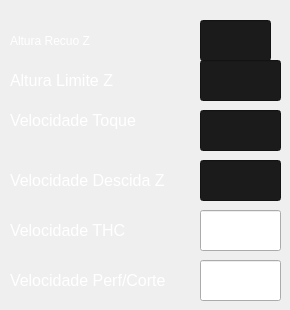
     <widget class="QWidget" name="tab_3">
      <attribute name="title">
       <string>Ajustes (mm)</string>
      </attribute>
      <widget class="QHmiEdit" name="qHmiEdit_8">
       <property name="geometry">
        <rect>
         <x>200</x>
         <y>110</y>
         <width>81</width>
         <height>41</height>
        </rect>
       </property>
       <property name="font">
        <font>
         <pointsize>11</pointsize>
        </font>
       </property>
       <property name="styleSheet">
        <string notr="true">background-color: rgb(27, 27, 27);</string>
       </property>
       <property name="alignment">
        <set>Qt::AlignCenter</set>
       </property>
       <property name="fieldName">
        <cstring>RES1__POU_THC_PLS_M3.VEL_TOQUE_CHAPA</cstring>
       </property>
       <property name="PasswordLevel" stdset="0">
        <number>0</number>
       </property>
       <property name="Hide" stdset="0">
        <bool>true</bool>
       </property>
       <property name="Min value" stdset="0">
        <cstring>3</cstring>
       </property>
       <property name="Max value" stdset="0">
        <cstring>300</cstring>
       </property>
      </widget>
      <widget class="QHmiEdit" name="qHmiEdit_9">
       <property name="geometry">
        <rect>
         <x>200</x>
         <y>60</y>
         <width>81</width>
         <height>41</height>
        </rect>
       </property>
       <property name="font">
        <font>
         <pointsize>11</pointsize>
        </font>
       </property>
       <property name="styleSheet">
        <string notr="true">background-color: rgb(27, 27, 27);
color: rgb(255, 255, 255);</string>
       </property>
       <property name="maxLength">
        <number>1000</number>
       </property>
       <property name="alignment">
        <set>Qt::AlignCenter</set>
       </property>
       <property name="fieldName">
        <cstring>RES1__POU_THC_PLS_M3.ALTURA_REDUCAO_Z</cstring>
       </property>
       <property name="PasswordLevel" stdset="0">
        <number>0</number>
       </property>
       <property name="Hide" stdset="0">
        <bool>true</bool>
       </property>
       <property name="Min value" stdset="0">
        <cstring>CONF1_G_R_MAX_NEGATIVO_Z</cstring>
       </property>
       <property name="Max value" stdset="0">
        <cstring>CONF1_G_R_MAX_POSITIVO_Z</cstring>
       </property>
      </widget>
      <widget class="QHmiEdit" name="qHmiEdit_10">
       <property name="geometry">
        <rect>
         <x>200</x>
         <y>160</y>
         <width>81</width>
         <height>41</height>
        </rect>
       </property>
       <property name="font">
        <font>
         <pointsize>11</pointsize>
        </font>
       </property>
       <property name="styleSheet">
        <string notr="true">background-color: rgb(27, 27, 27);</string>
       </property>
       <property name="alignment">
        <set>Qt::AlignCenter</set>
       </property>
       <property name="fieldName">
        <cstring>RES1__POU_THC_PLS_M3.VEL_DESCIDA_Z</cstring>
       </property>
       <property name="PasswordLevel" stdset="0">
        <number>0</number>
       </property>
       <property name="Hide" stdset="0">
        <bool>true</bool>
       </property>
       <property name="Min value" stdset="0">
        <cstring>3</cstring>
       </property>
       <property name="Max value" stdset="0">
        <cstring>1500</cstring>
       </property>
      </widget>
      <widget class="QLabel" name="label_25">
       <property name="geometry">
        <rect>
         <x>10</x>
         <y>70</y>
         <width>141</width>
         <height>21</height>
        </rect>
       </property>
       <property name="font">
        <font>
         <family>Arial</family>
         <pointsize>12</pointsize>
         <weight>9</weight>
         <italic>false</italic>
         <bold>false</bold>
        </font>
       </property>
       <property name="styleSheet">
        <string notr="true">font: 75 12pt &quot;Arial&quot;;
color: rgb(255, 255, 255);</string>
       </property>
       <property name="text">
        <string>Altura Limite Z</string>
       </property>
       <property name="PasswordLevel" stdset="0">
        <number>0</number>
       </property>
       <property name="Hide" stdset="0">
        <bool>true</bool>
       </property>
      </widget>
      <widget class="QLabel" name="label_26">
       <property name="geometry">
        <rect>
         <x>10</x>
         <y>110</y>
         <width>141</width>
         <height>21</height>
        </rect>
       </property>
       <property name="font">
        <font>
         <family>Arial</family>
         <pointsize>12</pointsize>
         <weight>9</weight>
         <italic>false</italic>
         <bold>false</bold>
        </font>
       </property>
       <property name="styleSheet">
        <string notr="true">font: 75 12pt &quot;Arial&quot;;
color: rgb(255, 255, 255);</string>
       </property>
       <property name="text">
        <string>&lt;html&gt;&lt;head/&gt;&lt;body&gt;&lt;p&gt;Velocidade Toque&lt;/p&gt;&lt;/body&gt;&lt;/html&gt;</string>
       </property>
       <property name="PasswordLevel" stdset="0">
        <number>0</number>
       </property>
       <property name="Hide" stdset="0">
        <bool>true</bool>
       </property>
      </widget>
      <widget class="QLabel" name="label_27">
       <property name="geometry">
        <rect>
         <x>10</x>
         <y>170</y>
         <width>171</width>
         <height>21</height>
        </rect>
       </property>
       <property name="font">
        <font>
         <family>Arial</family>
         <pointsize>12</pointsize>
         <weight>9</weight>
         <italic>false</italic>
         <bold>false</bold>
        </font>
       </property>
       <property name="styleSheet">
        <string notr="true">font: 75 12pt &quot;Arial&quot;;
color: rgb(255, 255, 255);</string>
       </property>
       <property name="text">
        <string>&lt;html&gt;&lt;head/&gt;&lt;body&gt;&lt;p&gt;Velocidade Descida Z&lt;/p&gt;&lt;/body&gt;&lt;/html&gt;</string>
       </property>
       <property name="PasswordLevel" stdset="0">
        <number>0</number>
       </property>
       <property name="Hide" stdset="0">
        <bool>true</bool>
       </property>
      </widget>
      <widget class="QHmiEdit" name="qHmiEdit_11">
       <property name="geometry">
        <rect>
         <x>200</x>
         <y>210</y>
         <width>81</width>
         <height>41</height>
        </rect>
       </property>
       <property name="font">
        <font>
         <pointsize>11</pointsize>
        </font>
       </property>
       <property name="fieldName">
        <cstring>RES1__POU_CTRL_THC.VEL_AUTO_THC</cstring>
       </property>
       <property name="PasswordLevel" stdset="0">
        <number>0</number>
       </property>
       <property name="Hide" stdset="0">
        <bool>true</bool>
       </property>
       <property name="Min value" stdset="0">
        <cstring></cstring>
       </property>
       <property name="Max value" stdset="0">
        <cstring></cstring>
       </property>
      </widget>
      <widget class="QLabel" name="label_28">
       <property name="geometry">
        <rect>
         <x>10</x>
         <y>220</y>
         <width>171</width>
         <height>21</height>
        </rect>
       </property>
       <property name="font">
        <font>
         <family>Arial</family>
         <pointsize>12</pointsize>
         <weight>9</weight>
         <italic>false</italic>
         <bold>false</bold>
        </font>
       </property>
       <property name="styleSheet">
        <string notr="true">font: 75 12pt &quot;Arial&quot;;
color: rgb(255, 255, 255);</string>
       </property>
       <property name="text">
        <string>&lt;html&gt;&lt;head/&gt;&lt;body&gt;&lt;p&gt;Velocidade THC&lt;/p&gt;&lt;/body&gt;&lt;/html&gt;</string>
       </property>
       <property name="PasswordLevel" stdset="0">
        <number>0</number>
       </property>
       <property name="Hide" stdset="0">
        <bool>true</bool>
       </property>
      </widget>
      <widget class="QHmiEdit" name="qHmiEdit_12">
       <property name="geometry">
        <rect>
         <x>200</x>
         <y>260</y>
         <width>81</width>
         <height>41</height>
        </rect>
       </property>
       <property name="font">
        <font>
         <pointsize>11</pointsize>
        </font>
       </property>
       <property name="fieldName">
        <cstring>RES1__POU_THC_PLS_M3.VEL_PERF_CORTE</cstring>
       </property>
       <property name="PasswordLevel" stdset="0">
        <number>0</number>
       </property>
       <property name="Hide" stdset="0">
        <bool>true</bool>
       </property>
       <property name="Min value" stdset="0">
        <cstring></cstring>
       </property>
       <property name="Max value" stdset="0">
        <cstring></cstring>
       </property>
      </widget>
      <widget class="QLabel" name="label_29">
       <property name="geometry">
        <rect>
         <x>10</x>
         <y>270</y>
         <width>171</width>
         <height>21</height>
        </rect>
       </property>
       <property name="font">
        <font>
         <family>Arial</family>
         <pointsize>12</pointsize>
         <weight>9</weight>
         <italic>false</italic>
         <bold>false</bold>
        </font>
       </property>
       <property name="styleSheet">
        <string notr="true">font: 75 12pt &quot;Arial&quot;;
color: rgb(255, 255, 255);</string>
       </property>
       <property name="text">
        <string>&lt;html&gt;&lt;head/&gt;&lt;body&gt;&lt;p&gt;Velocidade Perf/Corte&lt;/p&gt;&lt;/body&gt;&lt;/html&gt;</string>
       </property>
       <property name="PasswordLevel" stdset="0">
        <number>0</number>
       </property>
       <property name="Hide" stdset="0">
        <bool>true</bool>
       </property>
      </widget>
      <widget class="QHmiEdit" name="qHmiEdit_5">
       <property name="geometry">
        <rect>
         <x>200</x>
         <y>20</y>
         <width>71</width>
         <height>41</height>
        </rect>
       </property>
       <property name="font">
        <font>
         <pointsize>11</pointsize>
        </font>
       </property>
       <property name="styleSheet">
        <string notr="true">background-color: rgb(27, 27, 27);</string>
       </property>
       <property name="maxLength">
        <number>1000</number>
       </property>
       <property name="alignment">
        <set>Qt::AlignCenter</set>
       </property>
       <property name="fieldName">
        <cstring>CONF1_POSICAO_REPOUSO</cstring>
       </property>
       <property name="PasswordLevel" stdset="0">
        <number>0</number>
       </property>
       <property name="Hide" stdset="0">
        <bool>true</bool>
       </property>
       <property name="Min value" stdset="0">
        <cstring>CONF1_G_R_MAX_NEGATIVO_Z</cstring>
       </property>
       <property name="Max value" stdset="0">
        <cstring>CONF1_G_R_MAX_POSITIVO_Z</cstring>
       </property>
      </widget>
      <widget class="QLabel" name="label_13">
       <property name="geometry">
        <rect>
         <x>10</x>
         <y>30</y>
         <width>121</width>
         <height>21</height>
        </rect>
       </property>
       <property name="styleSheet">
        <string notr="true">font: 75 12pt &quot;Arial&quot;;
color: rgb(255, 255, 255);</string>
       </property>
       <property name="text">
        <string>Altura Recuo Z</string>
       </property>
       <property name="PasswordLevel" stdset="0">
        <number>0</number>
       </property>
       <property name="Hide" stdset="0">
        <bool>true</bool>
       </property>
      </widget>
     </widget>
